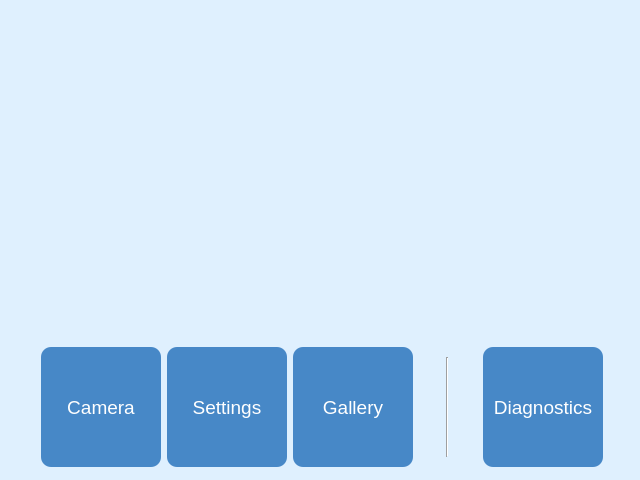
<?xml version="1.0" encoding="UTF-8"?>
<ui version="4.0">
 <class>Dialog</class>
 <widget class="QDialog" name="Dialog">
  <property name="geometry">
   <rect>
    <x>0</x>
    <y>0</y>
    <width>640</width>
    <height>480</height>
   </rect>
  </property>
  <property name="minimumSize">
   <size>
    <width>640</width>
    <height>480</height>
   </size>
  </property>
  <property name="maximumSize">
   <size>
    <width>640</width>
    <height>480</height>
   </size>
  </property>
  <property name="windowTitle">
   <string>Dialog</string>
  </property>
  <property name="styleSheet">
   <string notr="true">QDialog {
				background-color: rgb(223, 240, 254);
}</string>
  </property>
  <widget class="QLabel" name="label">
   <property name="geometry">
    <rect>
     <x>0</x>
     <y>20</y>
     <width>640</width>
     <height>300</height>
    </rect>
   </property>
   <property name="minimumSize">
    <size>
     <width>640</width>
     <height>300</height>
    </size>
   </property>
   <property name="maximumSize">
    <size>
     <width>640</width>
     <height>300</height>
    </size>
   </property>
   <property name="text">
    <string/>
   </property>
   <property name="pixmap">
    <pixmap resource="resources_ui.qrc">:/images/icons/Splash_jpg.jpg</pixmap>
   </property>
  </widget>
  <widget class="QWidget" name="layoutWidget">
   <property name="geometry">
    <rect>
     <x>25</x>
     <y>345</y>
     <width>594</width>
     <height>124</height>
    </rect>
   </property>
   <layout class="QHBoxLayout" name="horizontalLayout_2">
    <item>
     <spacer name="horizontalSpacer_2">
      <property name="orientation">
       <enum>Qt::Horizontal</enum>
      </property>
      <property name="sizeHint" stdset="0">
       <size>
        <width>40</width>
        <height>20</height>
       </size>
      </property>
     </spacer>
    </item>
    <item>
     <layout class="QHBoxLayout" name="horizontalLayout">
      <item>
       <widget class="QPushButton" name="pushButton">
        <property name="minimumSize">
         <size>
          <width>120</width>
          <height>120</height>
         </size>
        </property>
        <property name="font">
         <font>
          <family>Arial</family>
          <pointsize>14</pointsize>
          <weight>50</weight>
          <italic>false</italic>
          <bold>false</bold>
         </font>
        </property>
        <property name="styleSheet">
         <string notr="true">QPushButton{	
background-color : rgb(71, 136, 199);
color: white;
font: 14pt &quot;Arial&quot;;
border-radius: 10px;
min-width: 120px;
min-height: 120px;
max-width: 120px;
max-height: 120px;
}

QPushButton::hover{background-color: rgb(255, 170, 127);}

QPushButton::pressed{background-color: rgb(100, 100, 100);}
</string>
        </property>
        <property name="text">
         <string>Camera</string>
        </property>
       </widget>
      </item>
      <item>
       <widget class="QPushButton" name="pushButton_3">
        <property name="minimumSize">
         <size>
          <width>120</width>
          <height>120</height>
         </size>
        </property>
        <property name="font">
         <font>
          <family>Arial</family>
          <pointsize>14</pointsize>
          <weight>50</weight>
          <italic>false</italic>
          <bold>false</bold>
         </font>
        </property>
        <property name="styleSheet">
         <string notr="true">QPushButton{	
background-color : rgb(71, 136, 199);
color: white;
font: 14pt &quot;Arial&quot;;
border-radius: 10px;
min-width: 120px;
min-height: 120px;
max-width: 120px;
max-height: 120px;
}

QPushButton::hover{background-color: rgb(255, 170, 127);}

QPushButton::pressed{background-color: rgb(100, 100, 100);}
</string>
        </property>
        <property name="text">
         <string>Settings</string>
        </property>
       </widget>
      </item>
      <item>
       <widget class="QPushButton" name="pushButton_2">
        <property name="minimumSize">
         <size>
          <width>120</width>
          <height>120</height>
         </size>
        </property>
        <property name="font">
         <font>
          <family>Arial</family>
          <pointsize>14</pointsize>
          <weight>50</weight>
          <italic>false</italic>
          <bold>false</bold>
         </font>
        </property>
        <property name="styleSheet">
         <string notr="true">QPushButton{	
background-color : rgb(71, 136, 199);
color: white;
font: 14pt &quot;Arial&quot;;
border-radius: 10px;
min-width: 120px;
min-height: 120px;
max-width: 120px;
max-height: 120px;
}

QPushButton::hover{background-color: rgb(255, 170, 127);}

QPushButton::pressed{background-color: rgb(100, 100, 100);}

</string>
        </property>
        <property name="text">
         <string>Gallery</string>
        </property>
       </widget>
      </item>
      <item>
       <spacer name="horizontalSpacer_3">
        <property name="orientation">
         <enum>Qt::Horizontal</enum>
        </property>
        <property name="sizeHint" stdset="0">
         <size>
          <width>40</width>
          <height>20</height>
         </size>
        </property>
       </spacer>
      </item>
      <item>
       <widget class="Line" name="line">
        <property name="minimumSize">
         <size>
          <width>0</width>
          <height>100</height>
         </size>
        </property>
        <property name="maximumSize">
         <size>
          <width>16777215</width>
          <height>100</height>
         </size>
        </property>
        <property name="frameShadow">
         <enum>QFrame::Sunken</enum>
        </property>
        <property name="orientation">
         <enum>Qt::Vertical</enum>
        </property>
       </widget>
      </item>
      <item>
       <spacer name="horizontalSpacer_4">
        <property name="orientation">
         <enum>Qt::Horizontal</enum>
        </property>
        <property name="sizeHint" stdset="0">
         <size>
          <width>40</width>
          <height>20</height>
         </size>
        </property>
       </spacer>
      </item>
      <item>
       <widget class="QPushButton" name="pushButton_4">
        <property name="minimumSize">
         <size>
          <width>120</width>
          <height>120</height>
         </size>
        </property>
        <property name="font">
         <font>
          <family>Arial</family>
          <pointsize>14</pointsize>
          <weight>50</weight>
          <italic>false</italic>
          <bold>false</bold>
         </font>
        </property>
        <property name="styleSheet">
         <string notr="true">QPushButton{	
background-color : rgb(71, 136, 199);
color: white;
font: 14pt &quot;Arial&quot;;
border-radius: 10px;
min-width: 120px;
min-height: 120px;
max-width: 120px;
max-height: 120px;
}

QPushButton::hover{background-color: rgb(255, 170, 127);}

QPushButton::pressed{background-color: rgb(100, 100, 100);}
</string>
        </property>
        <property name="text">
         <string>Diagnostics</string>
        </property>
       </widget>
      </item>
     </layout>
    </item>
    <item>
     <spacer name="horizontalSpacer">
      <property name="orientation">
       <enum>Qt::Horizontal</enum>
      </property>
      <property name="sizeHint" stdset="0">
       <size>
        <width>40</width>
        <height>20</height>
       </size>
      </property>
     </spacer>
    </item>
   </layout>
  </widget>
 </widget>
 <resources>
  <include location="resources_ui.qrc"/>
 </resources>
 <connections/>
</ui>
